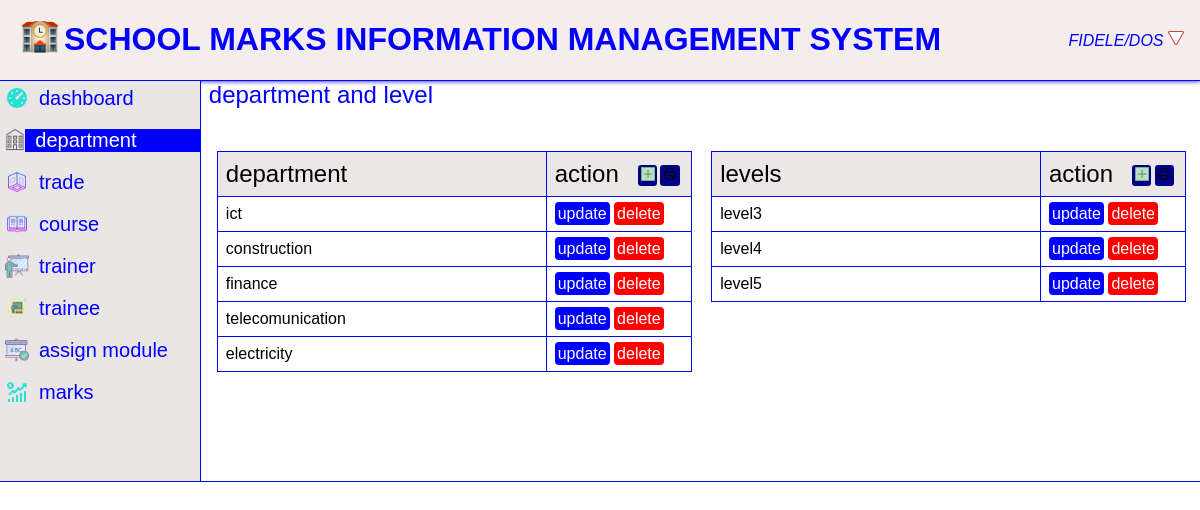
Screenshot of /php/department.php (signed in) with the database file from the repository.
### tables this page shows
CREATE TABLE `department` (
  `dept_id` int(3) UNSIGNED ZEROFILL NOT NULL,
  `dept_name` varchar(25) NOT NULL
);

CREATE TABLE `level` (
  `l_id` int(3) UNSIGNED ZEROFILL NOT NULL,
  `lname` varchar(40) NOT NULL
);

### php/department.php (the view, shortened to what this page needs)
<?php
include '../update/updatelevel.php';
$select = $conn->query("select *from department");
            ?>
        <?php
$select2 = $conn->query("select *from level");
            ?>
<!DOCTYPE html>
<html lang="en">
<head>
    <link rel="stylesheet" href="../css/style.css">
    <link rel="stylesheet" href="../css/style2.css">
</head>
<body>
    <div class="top"><?php include('../hrf/header.php');?></div>
    <div class="body">
        <div class="left"><?php include('../hrf/right-menu.php');?></div>
        <div class="right">
        <div class="header">department and level</div><br><br><br>
            <div class="table">
                <table border="1" id="tab-department">
                        <thead>
                        <td>department</td>
                        <td colspan="2" class="action" id="action">action<button id="printdepartment"><img src="../icon/printer.png"></button><button id="adddep"><img src="../icon/add.png"></button></td>
                    </thead>
                    <?php foreach ($select as $data) {
                        ?>
                        <tr>
                            <td><?=$data['dept_name'];?></td>
                            <td  id="action"><a href="?deptid=<?=$data['dept_id'];?>"id="update">update</a>
                                <a href="delete.php?deptid=<?=$data['dept_id'];?>"id="delete">delete</a></td>
                        </tr>
                    <?php }?>
                </table>
                <table border="1" id="tab-level">
                    <thead>
                        <td>levels</td>
                        <td colspan="2" class="action" id="action">action<button  id="print-level"><img src="../icon/printer.png"></button><button id="addlevel"><img src="../icon/add.png"></button></td>
                    </thead>
                    <?php foreach ($select2 as $data) {
                        ?>
                        <tr>
                            <td><?=$data['lname'];?></td>
                            <td id="action"><a href="?levelid=<?=$data['l_id'];?>"id="update">update</a>
                                <a href="delete.php?levelid=<?=$data['l_id'];?>"id="delete">delete</a></td>
                        </tr>
                    <?php }?>
                </table>
            </div>
        </div>
    </div>
</body>
</html>

### css/style.css (style rules this page uses)
* { padding:0pc; margin:0pc; overflow: hidden; }
body .top { max-height: 5pc; height: auto; text-transform: uppercase; border-bottom: solid 1px blue; box-shadow: 0 0 5px blue; }
.left { width:20%; max-width: 25%; background-color: rgb(234, 230, 230); border-right: 1px solid blue; min-height:25pc; }
body .body { display: flex; width: 100%; max-height: 25pc; border-bottom: 1px solid blue; }
.body .right { width:100%; height: 26pc; overflow-y: auto; max-height: 30pc; text-align: center; justify-content: center; }
.right .header { font-size: 1.5pc; float: left; margin-left: 0.5pc; }

### css/style2.css (style rules this page uses)
* { margin:0px; padding:0px; color: blue; overflow-y: hidden; }
.table { width: 97%; height: auto; display: flex; background-color: none; border-collapse: collapse; padding: 1pc; justify-content: space-between; }
table * { color: black; }
.table table { width: 49%; height: 2pc; max-height: 2pc; border-collapse: collapse; }
table thead { background: rgb(235, 231, 231); width:100%; color: white; }
table thead td { border: 1px solid blue; font-size: 1.5pc; padding-right: 0.5pc; align-items: center; }
.table table tr td a { color:black; background-color: blue; }
.table table tr td { border:solid blue 1px; }
table thead td button { height:1.3pc; border-radius: 0.2pc; background-color: darkblue; border:none; margin-top: 0.3pc; margin-right: 0.2pc; padding:0.1pc; cursor:pointer; float: right; }
table thead td button img { width:1pc; height:1pc; }
td { border:solid blue 1px; padding-left: 7px; text-align:left ; }
tr td #delete { background-color: red; color: white; padding: 3px; text-decoration: none; border-radius: 4px; width: 100%; }
tr td #update { background-color: blue; padding: 3px; text-decoration: none; border-radius: 4px; color: white; width: 100%; }
#action { width: 8pc; }
table, th, td { border: 1px solid #ddd; }
th, td { padding: 8px; text-align: left; }

### css/headerfooter.css (style rules this page uses)
* { margin: 0; padding: 0; font-family: Arial, sans-serif; }
a { color: red; text-decoration: none; }

### rows the page displays
department: dept_name "ict"
department: dept_name "construction"
department: dept_name "finance"
department: dept_name "telecomunication"
department: dept_name "electricity"
level: lname "level3"
level: lname "level4"
level: lname "level5"
